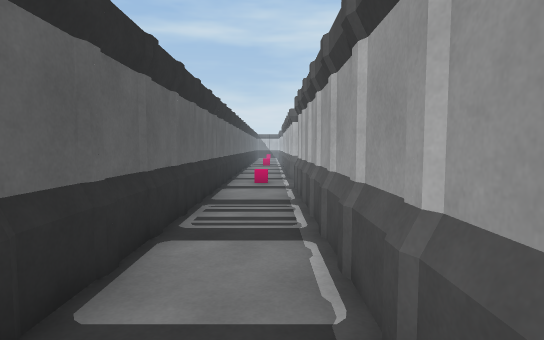
[1] (above)

19 first-person views from a walk through a scene from a Unity 3-D project. The camera is 1.4 m above the floor, tilts 4° down and sees 80° across. The floor is counted in squares, 1.03 m on a side. Each view is taken from the middle of a square. On the plan, view 1 faces up. The plan holds only what a view shows up to about 15 squares ahead; the rest is blank. The place goes on beyond the plan. The player is left out.

[2]
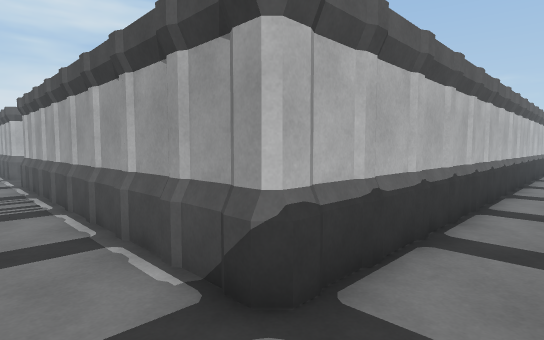

[3]
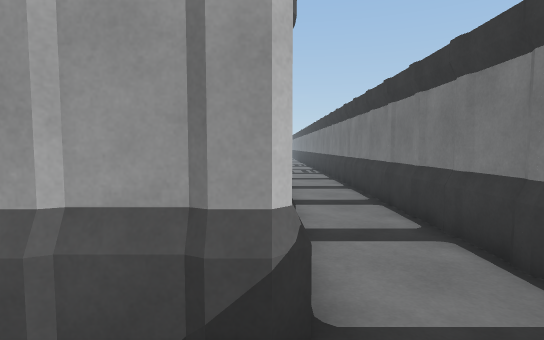

[4]
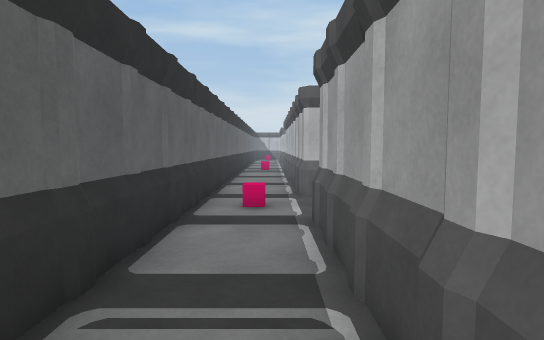

[5]
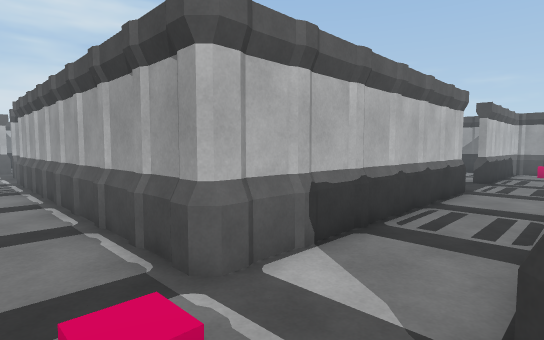

[6]
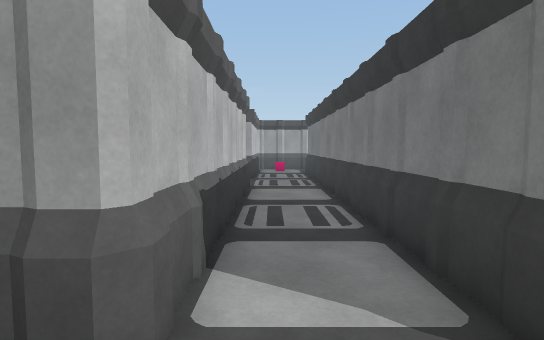

[7]
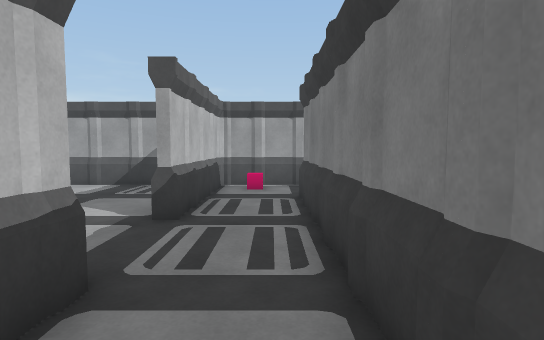

[8]
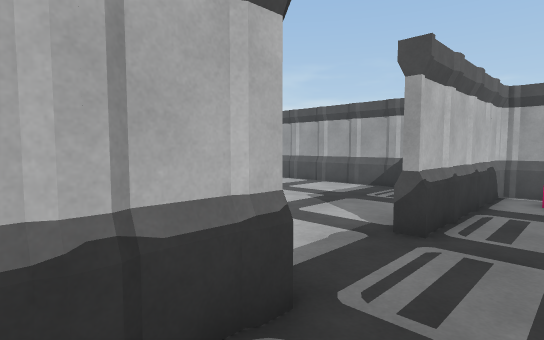

[9]
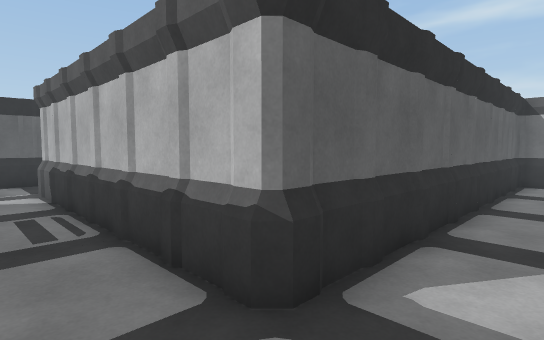

[10]
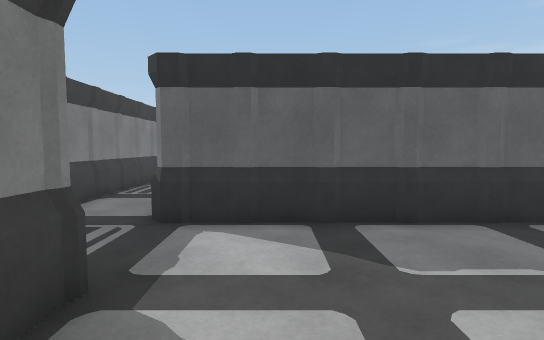

[11]
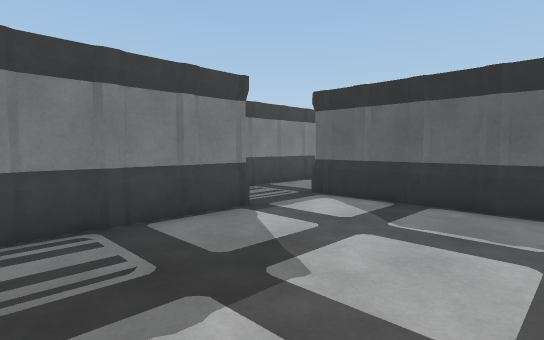

[12]
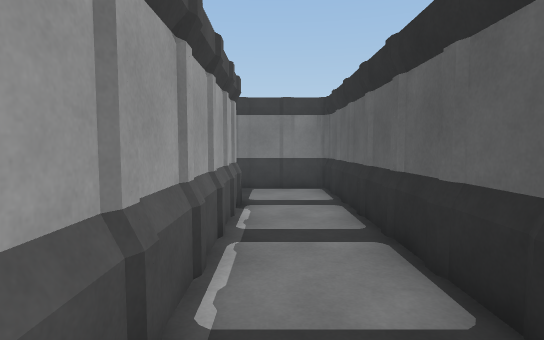

[13]
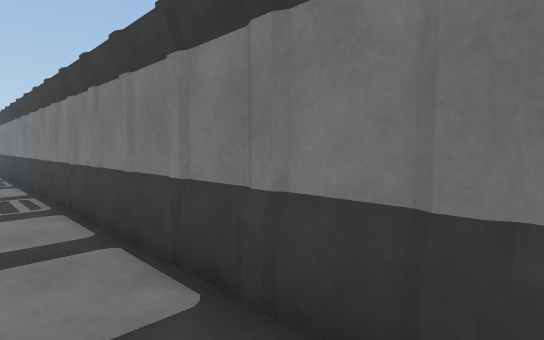

[14]
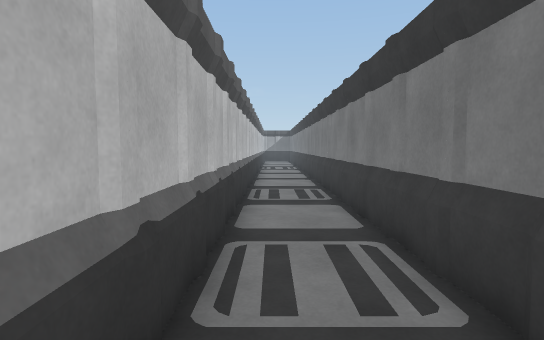

[15]
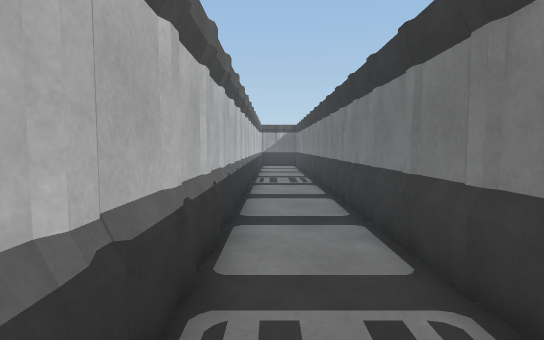

[16]
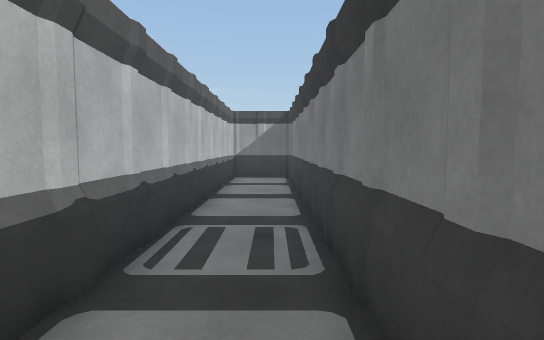

[17]
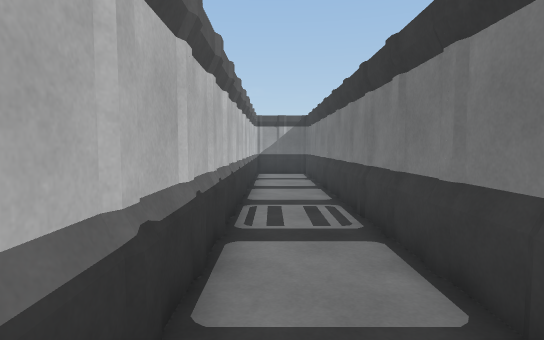

[18]
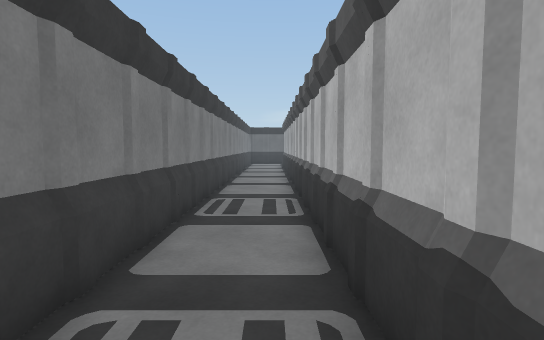

[19]
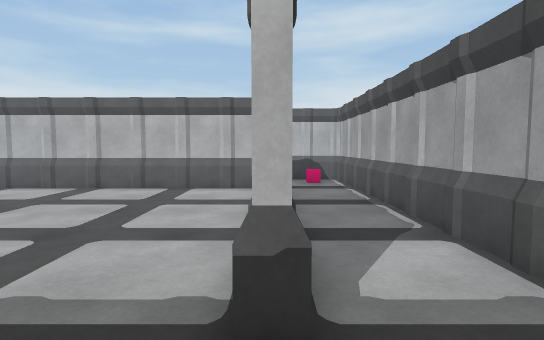

### Floor plan
Key: @ floor where view 1 was taken; # wall or solid block; . floor.
Columns run from 2 left of view 1 to 46 right of it. Each row starts with its distance up from view 1.
 20 #..#        #..... ..#
 19 #..#        #........#
 18 #..#        #........#
 17 #..#        #........#
 16 #..#        #........#
 15 #..#        #........#
 14 #..##########...######
 13 #....................#
 12 #....................#
 11 #..################..#
 10 #..#     ......... ..#
  9 #..#      ........ ..#
  8 #..#       ....... ..#
  7 #..#        ...... ..#
  6 #..#         ..... ..#
  5 #..#         ..... ..#
  4 #..#          .... ..#
  3 #..#           ...#..#
  2 #..#            .....
  1 #..#
  0 #.@#              .
 -1 #..##############################################
 -2 #...............................................#
 -3 #...............................................#
 -4 #################################################

Where each view was taken, in squares from view 1:
view 1: 0 up, 0 right, facing up
view 2: 3 down, 1 left, facing up-right
view 3: 1 down, 1 left, facing right
view 4: 5 up, 0 right, facing up
view 5: 11 up, 1 left, facing up-right
view 6: 13 up, 1 left, facing right
view 7: 12 up, 7 right, facing right
view 8: 12 up, 8 right, facing up-right
view 9: 12 up, 12 right, facing up-left
view 10: 16 up, 16 right, facing left
view 11: 20 up, 18 right, facing down-left
view 12: 7 up, 0 right, facing down
view 13: 2 down, 8 right, facing down-right
view 14: 2 down, 14 right, facing right
view 15: 2 down, 22 right, facing right
view 16: 3 down, 31 right, facing right
view 17: 2 down, 29 right, facing right
view 18: 2 down, 25 right, facing left
view 19: 0 up, 16 right, facing up
